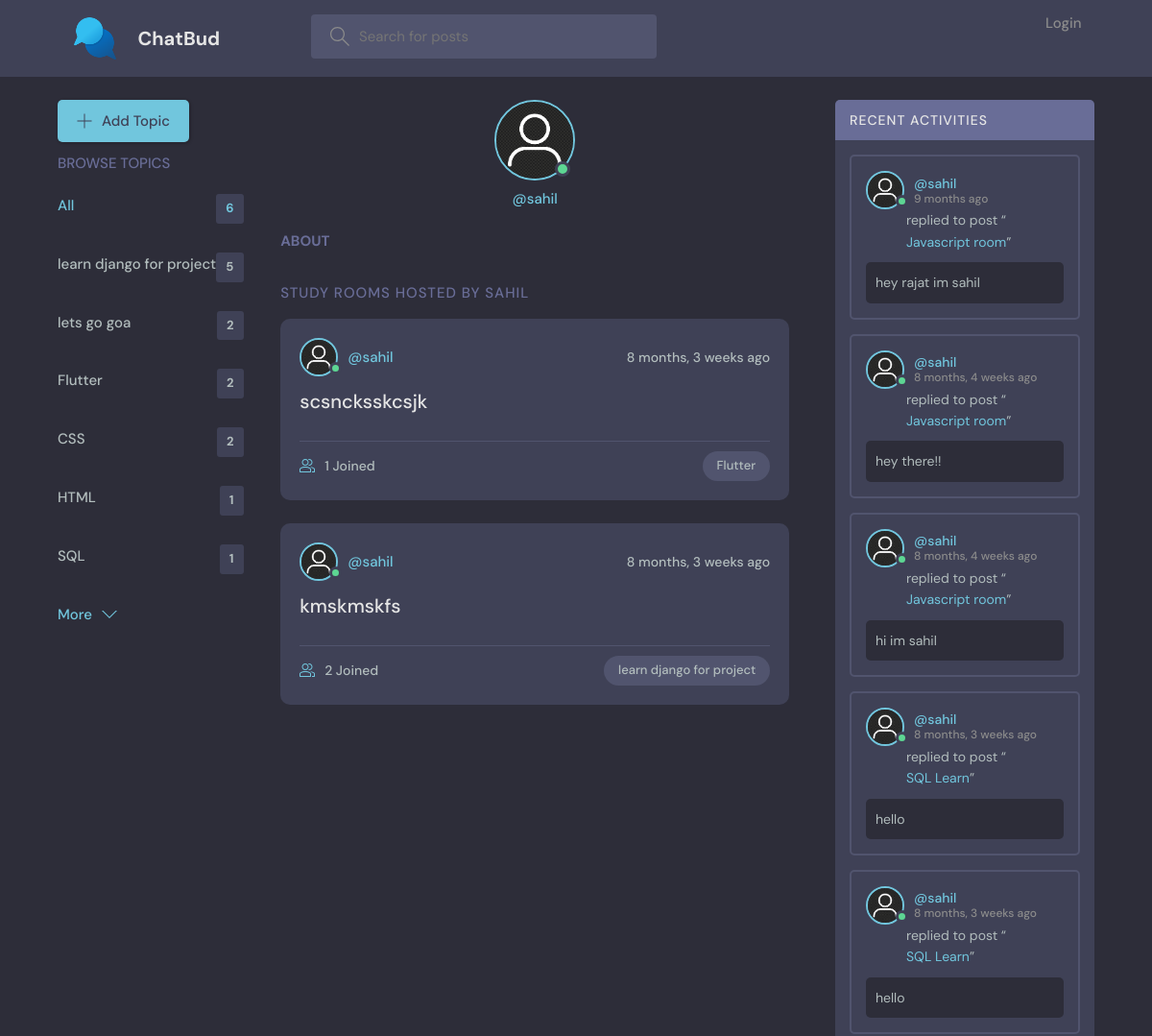
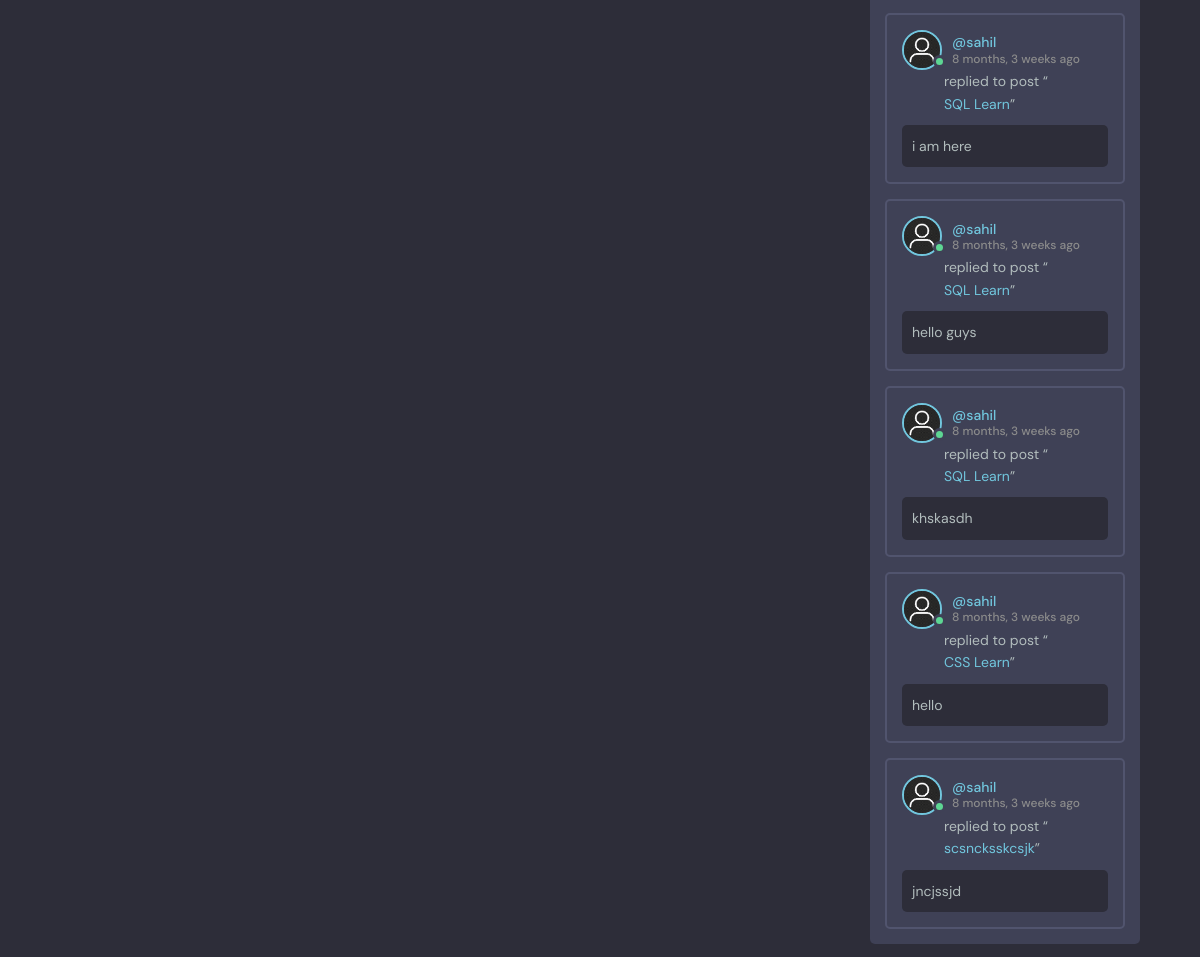
The page /user-profile/1/ on the database as committed earlier (2 pictures, top to bottom).
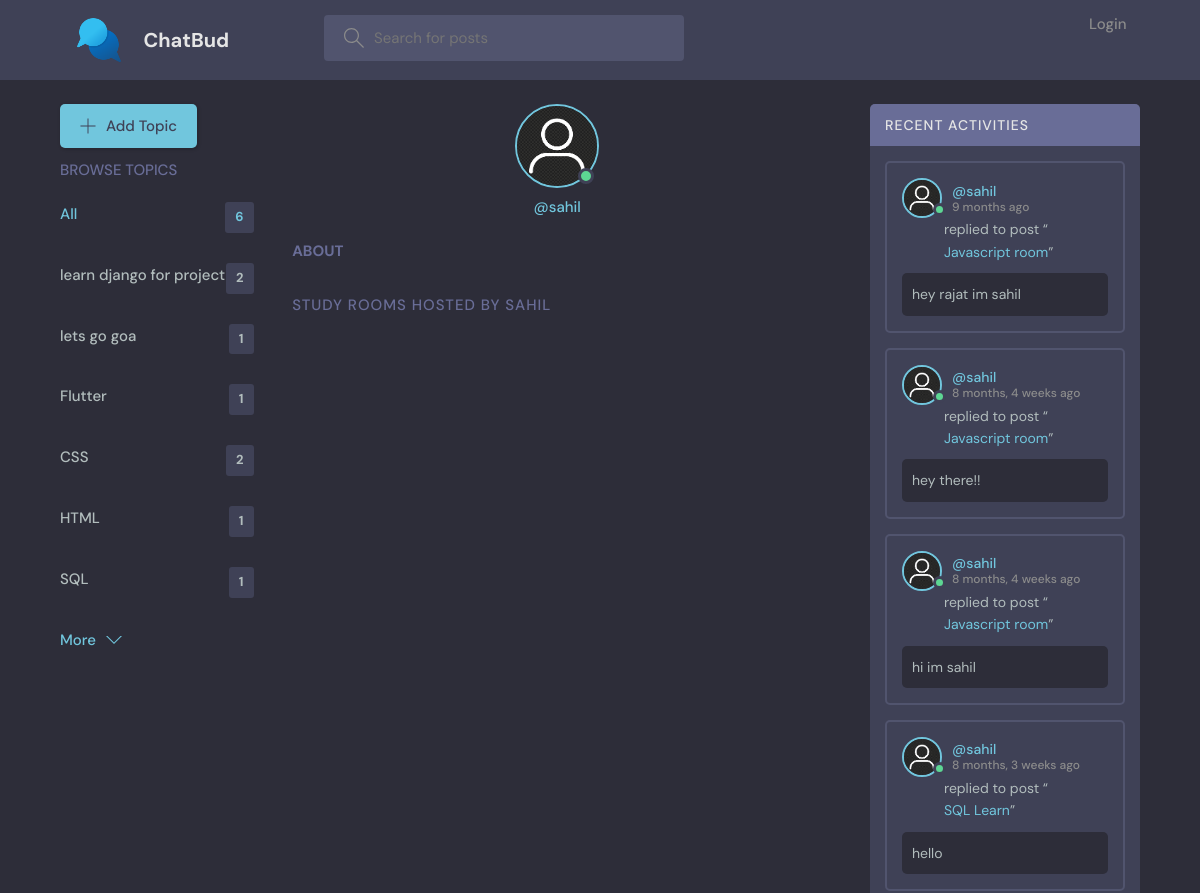
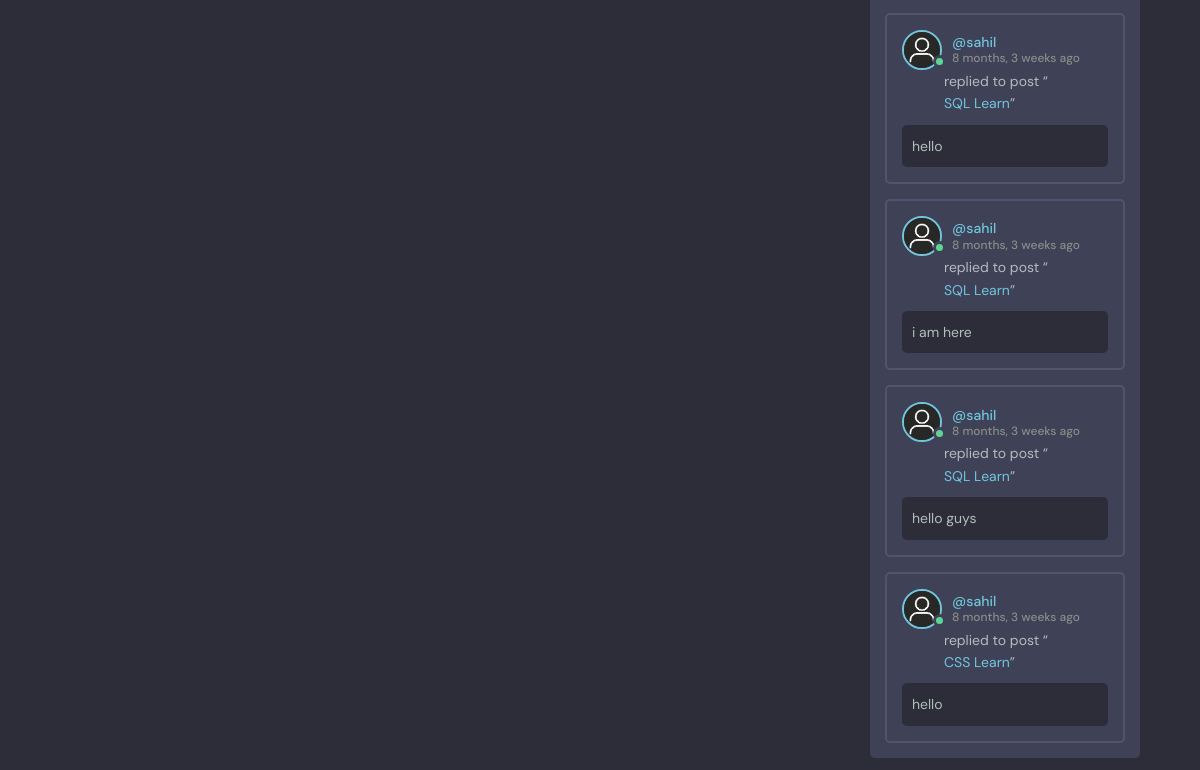
The same page on the database as committed later (2 pictures, top to bottom).
### base/models.py (models this page shows, shortened)
class Topic(models.Model):
    name = models.CharField(max_length=200)

class Room(models.Model):
    host = models.ForeignKey(User, on_delete=models.SET_NULL, null=True)
    topic = models.ForeignKey(Topic, on_delete=models.SET_NULL, null=True)
    name = models.CharField(max_length=200)
    description = models.TextField(null=True, blank=True)
    participants = models.ManyToManyField(
        User, related_name='participants', blank=True, null=True)
    updated = models.DateTimeField(auto_now=True)
    created = models.DateTimeField(auto_now_add=True)
    class Meta:
        ordering = ['-updated', '-created']
    def __str__(self):
        return self.name

class Message(models.Model):
    user = models.ForeignKey(User, on_delete=models.CASCADE)
    room = models.ForeignKey(Room, on_delete=models.CASCADE)
    body = models.TextField()
    updated = models.DateTimeField(auto_now=True)
    created = models.DateTimeField(auto_now_add=True)

### base/views.py (the view)
# urls.py: path('user-profile/<str:pk>/', views.userProfile, name="userProfile"),
def userProfile(request, pk):
    user = User.objects.get(id=pk)
    rooms = user.room_set.all()
    room_messages = user.message_set.all()
    topics = Topic.objects.all()
    context = {'user': user, 'rooms': rooms,
               'room_messages': room_messages, 'topics': topics}
    return render(request, 'base/profile.html', context)

### base/templates/base/profile.html (shortened to what this page needs)
{% extends 'main.html' %} {% block content %} {% load static %}
<main class="profile-page layout layout--3">
  <div class="container">
    {% include 'base/topic_component.html' %}
    <div class="roomList">
      <div class="profile">
        <div class="profile__avatar">
          <div class="avatar avatar--large active">
            <img src="{% static 'images/user-img.png' %}" />
          </div>
        </div>
        <div class="profile__info">
          <p>@{{user.username}}</p>
        </div>
        <div class="profile__about">
          <h3>About</h3>
        </div>
      </div>
      <div class="roomList__header">
        <div>
          <h2>Study Rooms Hosted by {{user.username}}</h2>
        </div>
      </div>
      {% include 'base/feed_component.html' %}
    </div>
    {% include 'base/activity_component.html' %}
  </div>
</main>
{% endblock content %}

### templates/main.html (shortened to what this page needs)
<!DOCTYPE html>
{% load static %}
<html lang="en">
  <head>
    <link rel="stylesheet" href="{% static 'styles/style.css' %}" />
  </head>
  <body>
    {% include 'navbar.html' %}  {% block content %} {% endblock %}
  </body>
</html>

### templates/navbar.html (shortened to what this page needs)
{% load static %}
<header class="header header--loggedIn">
  <div class="container">
    <a href="{% url 'home' %}" class="header__logo">
      <img src="{% static 'images/logo.png' %}" />
      <h1>ChatBud</h1>
    </a>
    <form class="header__search" method="GET" action="{% url 'home' %}">
      <label>
        <input name="q" placeholder="Search for posts" />
      </label>
    </form>
    <nav class="header__menu">
      {% if request.user.is_authenticated %}
      <div class="header__user">
        <a href="{%url 'userProfile' user.id%}">
          <div class="avatar avatar--medium active">
            <img src="{% static 'images/user-img.png' %}" />
          </div>
          <p>
            {{request.user.username}} <span>@{{request.user.username}}</span>
          </p>
        </a>
        <button class="dropdown-button">
          <svg
            version="1.1"
            xmlns="http://www.w3.org/2000/svg"
            width="32"
            height="32"
            viewBox="0 0 32 32"
          >
            <title>chevron-down</title>
            <path d="M16 21l-13-13h-3l16 16 16-16h-3l-13 13z"></path>
          </svg>
        </button>
      </div>
      {% else %}
      <a href="{% url 'login' %}">
        <p>Login</p>
      </a>
      {% endif %}
    </nav>
  </div>
</header>

### base/templates/base/topic_component.html (shortened to what this page needs)
<div class="topics">
  <div class="topics__header">
    <div class="btn btn--main create-topic">
      <svg
        version="1.1"
        xmlns="http://www.w3.org/2000/svg"
        width="32"
        height="32"
        viewBox="0 0 32 32"
      >
        <title>add</title>
        <path
          d="M16.943 0.943h-1.885v14.115h-14.115v1.885h14.115v14.115h1.885v-14.115h14.115v-1.885h-14.115v-14.115z"
        ></path>
      </svg>
      Add Topic
    </div>
    <h2>Browse Topics</h2>
  </div>
  <ul class="topics__list">
    <li>
      <a href="{% url 'home' %}" class="active"
        >All <span>{{topics.count}}</span></a
      >
    </li>
    {% for topic in topics %}
    <li>
      <a href="{% url 'home' %}?q={{topic.name}}"
        >{{topic.name}}<span>{{topic.room_set.all.count}}</span></a
      >
    </li>
    {% endfor %}
  </ul>
  <a class="btn btn--link" href="#">
    More
    <svg
      version="1.1"
      xmlns="http://www.w3.org/2000/svg"
      width="32"
      height="32"
      viewBox="0 0 32 32"
    >
      <title>chevron-down</title>
      <path d="M16 21l-13-13h-3l16 16 16-16h-3l-13 13z"></path>
    </svg>
  </a>
</div>

### base/templates/base/feed_component.html (shortened to what this page needs)
{%load static%} {% for room in rooms %}
<div class="roomListRoom">
  <div class="roomListRoom__header">
    <a href="{%url 'userProfile' room.host.id%}" class="roomListRoom__author">
      <div class="avatar avatar--medium active">
        <img src="{% static 'images/user-img.png' %}" />
      </div>
      <span>@{{room.host.username}}</span>
    </a>
    <div class="roomListRoom__actions">
      <span>{{room.created|timesince}} ago</span>
    </div>
  </div>
  <div class="roomListRoom__content">
    <a href="{% url 'room' room.id %}">{{room.name}}</a>
  </div>
  <div class="roomListRoom__meta">
    <a href="{% url 'room' room.id %}" class="roomListRoom__joined">
      {{room.participants.all.count}} Joined
    </a>
    <p class="roomListRoom__topic">{{room.topic.name}}</p>
  </div>
</div>
{% endfor %}

### base/templates/base/activity_component.html (shortened to what this page needs)
{%load static%}
<div class="activities">
  <div class="activities__header">
    <h2>Recent Activities</h2>
  </div>
  {% for message in room_messages %}
  <div class="activities__box">
    <div class="activities__boxHeader roomListRoom__header">
      <a
        href="{% url 'userProfile' message.user.id %}"
        class="roomListRoom__author"
      >
        <div class="avatar avatar--medium active">
          <img src="{% static 'images/user-img.png' %}" />
        </div>
        <p>
          @{{message.user.username}}
          <span>{{message.created|timesince}} ago</span>
        </p>
      </a>
    </div>
    <div class="activities__boxContent">
      <p>
        replied to post “<a href="{% url 'room' message.room.id %}"
          >{{message.room}}</a
        >”
      </p>
      <div class="activities__boxRoomContent">{{message.body}}</div>
    </div>
  </div>
  {% endfor %}
</div>

Rows that differ between the two databases and show on the page:
removed Room: host.username "sahil", created "8 months, 3 weeks", name "scsncksskcsjk", participants.all.count "1", topic.name "Flutter"
removed Room: host.username "sahil", created "8 months, 3 weeks", name "kmskmskfs", participants.all.count "2", topic.name "learn django for project"
removed Message: user.username "sahil", created "8 months, 3 weeks", room "SQL Learn", body "khskasdh"
removed Message: user.username "sahil", created "8 months, 3 weeks", room "scsncksskcsjk", body "jncjssjd"
computed for Topic "learn django for project": room_set.all.count "5" → "2"
computed for Topic "lets go goa": room_set.all.count "2" → "1"
computed for Topic "Flutter": room_set.all.count "2" → "1"
